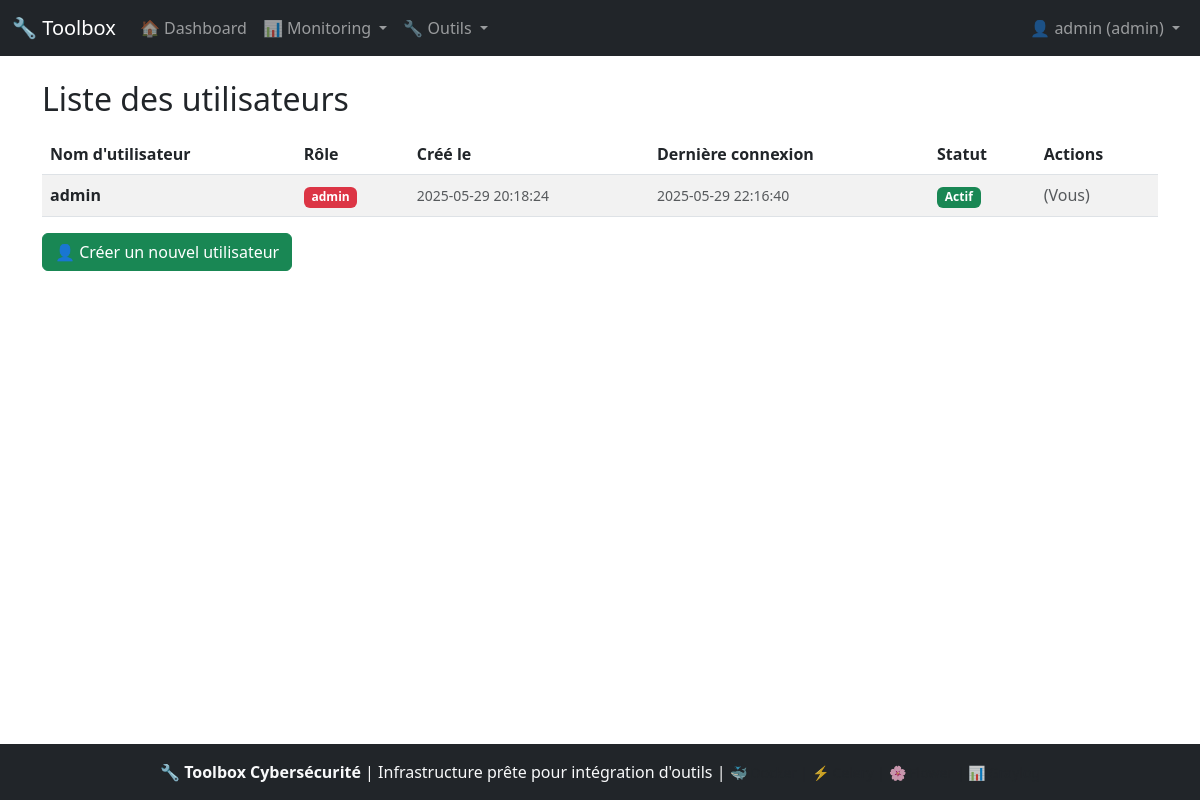
/users (signed in), run on an earlier commit of the app's database.
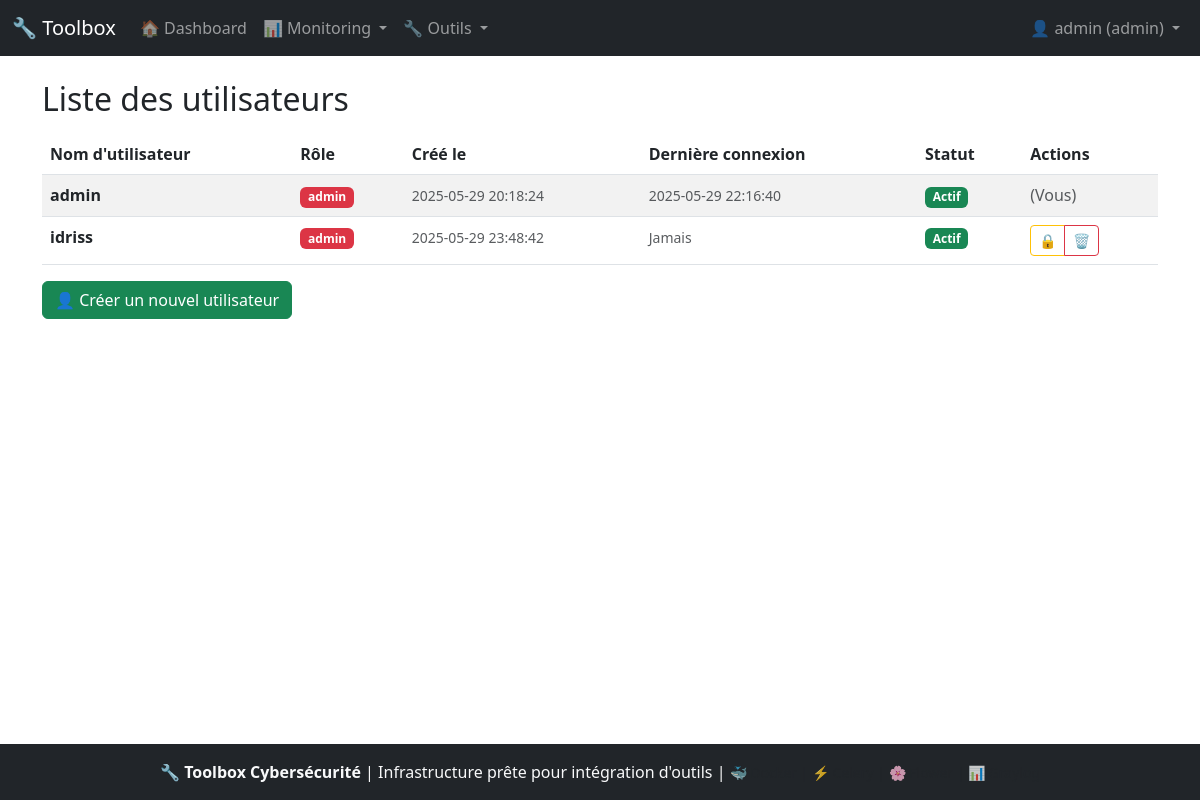
And on a later commit of the database.
### tables this page shows
CREATE TABLE users (
                    id INTEGER PRIMARY KEY AUTOINCREMENT,
                    username TEXT UNIQUE NOT NULL,
                    password_hash TEXT NOT NULL,
                    role TEXT NOT NULL DEFAULT 'viewer',
                    created_at TIMESTAMP DEFAULT CURRENT_TIMESTAMP,
                    last_login TIMESTAMP,
                    active BOOLEAN DEFAULT 1
                );

### api/main.py (the view)
@main_bp.route('/users')
@admin_required
def users_list():
    try:
        users = current_app.db.get_users()
        return render_template('auth/users.html', users=users)
    except Exception as e:
        logger.error(f"Erreur liste utilisateurs: {e}")
        flash('Erreur lors du chargement des utilisateurs', 'danger')
        return render_template('auth/users.html', users=[])

### app.py (called while the page is built)
def register_template_helpers(app):
    @app.context_processor
    def inject_user():
        return {
            'current_user': app.auth.get_current_user(),
            'app_name': 'Toolbox Cybersécurité',
            'app_version': '2.0'
        }

### auth.py (called while the page is built)
    def get_current_user(self) -> dict:
        return {
            'id': session.get('user_id'),
            'username': session.get('username'),
            'role': session.get('role'),
            'is_authenticated': 'user_id' in session
        }

### database.py (called while the page is built)
    @contextmanager
    def get_connection(self):
        conn = sqlite3.connect(self.db_path)
        conn.row_factory = sqlite3.Row  # Retourner des dict
        try:
            yield conn
        except Exception as e:
            conn.rollback()
            logger.error(f"Erreur base de données: {e}")
            raise
        finally:
            conn.close()

### templates/auth/users.html (shortened to what this page needs)
{% extends "base.html" %}
{% block content %}
<h2>Liste des utilisateurs</h2>
<table class="table table-striped mt-3">
  <thead>
    <tr>
      <th>Nom d'utilisateur</th>
      <th>Rôle</th>
      <th>Créé le</th>
      <th>Dernière connexion</th>
      <th>Statut</th>
      <th>Actions</th>
    </tr>
  </thead>
  <tbody>
    {% for user in users %}
      <tr>
        <td><strong>{{ user.username }}</strong></td>
        <td>
          <span class="badge bg-{{ 'danger' if user.role == 'admin' else 'warning' if user.role == 'pentester' else 'secondary' }}">
            {{ user.role }}
          </span>
        </td>
        <td>
          <small class="text-muted">{{ user.created_at or 'N/A' }}</small>
        </td>
        <td>
          <small class="text-muted">{{ user.last_login or 'Jamais' }}</small>
        </td>
        <td>
          {% if user.active %}
            <span class="badge bg-success">Actif</span>
          {% else %}
            <span class="badge bg-secondary">Inactif</span>
          {% endif %}
        </td>
        <td>
          {% if user.username != current_user.username and user.username != 'admin' %}
            <div class="btn-group btn-group-sm" role="group">
              <button class="btn btn-outline-warning"
                      onclick="toggleUserStatus('{{ user.username }}', {{ user.active }})"
                      title="{{ 'Désactiver' if user.active else 'Activer' }} l'utilisateur">
                {{ '🔒' if user.active else '🔓' }}
              </button>
              <button class="btn btn-outline-danger"
                      onclick="deleteUser('{{ user.username }}')"
                      title="Supprimer l'utilisateur">
                🗑️
              </button>
            </div>
          {% else %}
            <span class="text-muted">
              {% if user.username == current_user.username %}
                (Vous)
              {% else %}
                (Protégé)
              {% endif %}
            </span>
          {% endif %}
        </td>
      </tr>
    {% endfor %}
  </tbody>
</table>
<div class="mt-3">
  <a href="{{ url_for('main.create_user') }}" class="btn btn-success">
    👤 Créer un nouvel utilisateur
  </a>
</div>
{% endblock %}

What changed in the data, as far as the page shows it:
added users: username "idriss", role "admin", created_at "2025-05-29 23:48:42", last_login "Jamais", shows "Actif", active "🔒"
